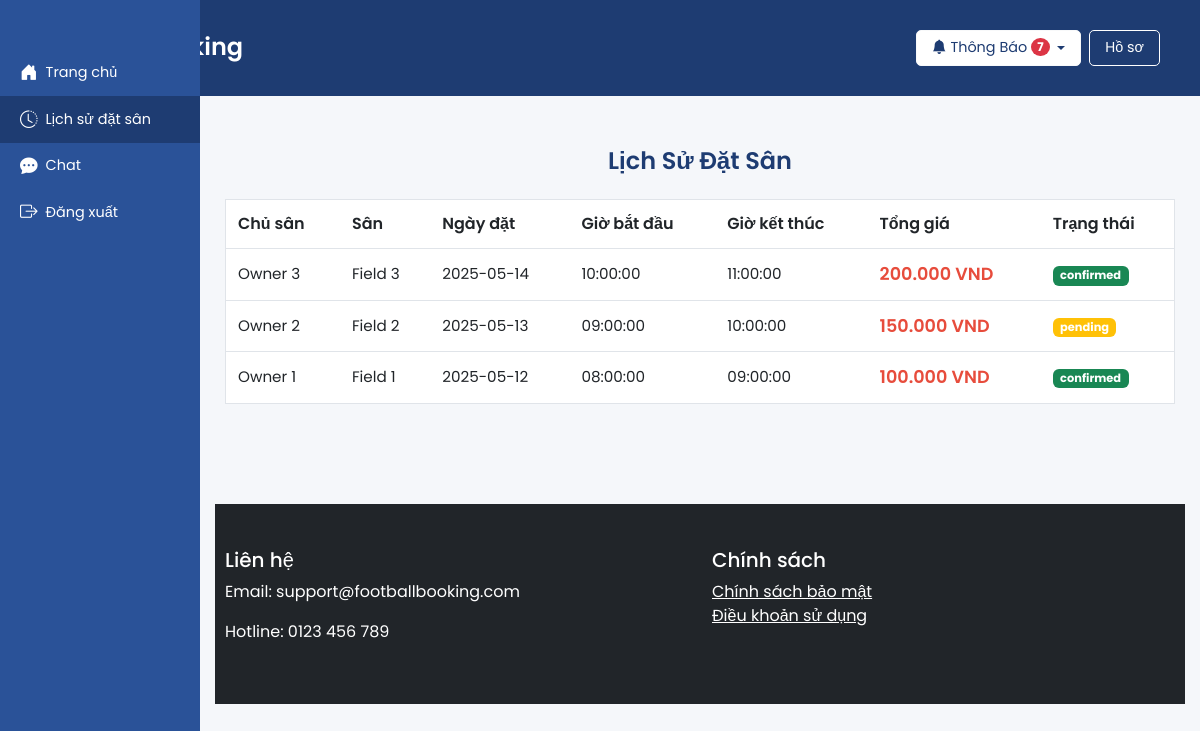
The page /history.php (signed in) on the database its author committed.
### tables this page shows
CREATE TABLE bookings (
    id INT AUTO_INCREMENT PRIMARY KEY,
    user_id INT,
    field_id INT,
    booking_date DATE NOT NULL,
    start_time TIME NOT NULL,
    end_time TIME NOT NULL,
    total_price DECIMAL(10, 2),
    status ENUM('pending', 'confirmed', 'cancelled') DEFAULT 'pending',
    created_at TIMESTAMP DEFAULT CURRENT_TIMESTAMP,
    FOREIGN KEY (user_id) REFERENCES users(id),
    FOREIGN KEY (field_id) REFERENCES fields(id)
);

CREATE TABLE users (
    id INT AUTO_INCREMENT PRIMARY KEY,
    full_name VARCHAR(255) NOT NULL,
    email VARCHAR(255) UNIQUE NOT NULL,
    phone VARCHAR(20),
    password VARCHAR(255) NOT NULL,
    account_type ENUM('customer', 'owner', 'admin') NOT NULL,
    status ENUM('pending', 'approved', 'rejected') DEFAULT 'approved',
    created_at TIMESTAMP DEFAULT CURRENT_TIMESTAMP
);

CREATE TABLE fields (
    id INT AUTO_INCREMENT PRIMARY KEY,
    owner_id INT,
    name VARCHAR(255) NOT NULL,
    address VARCHAR(255) NOT NULL,
    price_per_hour DECIMAL(10, 2) NOT NULL,
    open_time TIME,
    close_time TIME,
    image VARCHAR(255),
    status ENUM('pending', 'approved', 'rejected') DEFAULT 'pending',
    FOREIGN KEY (owner_id) REFERENCES users(id)
);

### history.php (the view, shortened to what this page needs)
<?php
require_once 'includes/config.php';
require_once 'includes/header.php';
$user_id = $_SESSION['user_id'];
$account_type = $_SESSION['account_type'];
$bookings = [];
if ($account_type === 'customer') {
    $stmt = $pdo->prepare("SELECT b.*, f.name AS field_name, u.full_name AS owner_name, f.owner_id AS owner_id
                           FROM bookings b
                           JOIN fields f ON b.field_id = f.id
                           JOIN users u ON f.owner_id = u.id
                           WHERE b.user_id = ?
                           ORDER BY b.booking_date DESC, b.start_time DESC");
    $stmt->execute([$user_id]);
    $bookings = $stmt->fetchAll(PDO::FETCH_ASSOC);
}
?>
<section class="history py-3">
    <div class="container">
        <h2 class="section-title text-center">Lịch Sử Đặt Sân</h2>
        <?php if (empty($bookings)): ?>
            <p class="text-center text-muted">Bạn chưa có lịch sử đặt sân.</p>
        <?php else: ?>
            <div class="table-responsive">
                <table class="table history-table">
                    <thead>
                        <tr>
                            <?php if ($account_type === 'owner'): ?>
                                <th>Khách hàng</th>
                            <?php else: ?>
                                <th>Chủ sân</th>
                            <?php endif; ?>
                            <th>Sân</th>
                            <th>Ngày đặt</th>
                            <th>Giờ bắt đầu</th>
                            <th>Giờ kết thúc</th>
                            <th>Tổng giá</th>
                            <th>Trạng thái</th>
                        </tr>
                    </thead>
                    <tbody>
                        <?php foreach ($bookings as $booking): ?>
                            <tr>
                                <?php if ($account_type === 'owner'): ?>
                                    <td><?php echo htmlspecialchars($booking['customer_name']); ?></td>
                                <?php else: ?>
                                    <td><?php echo htmlspecialchars($booking['owner_name']); ?></td>
                                <?php endif; ?>
                                <td><?php echo htmlspecialchars($booking['field_name']); ?></td>
                                <td><?php echo htmlspecialchars($booking['booking_date']); ?></td>
                                <td><?php echo htmlspecialchars($booking['start_time']); ?></td>
                                <td><?php echo htmlspecialchars($booking['end_time']); ?></td>
                                <td class="total-price"><?php echo number_format($booking['total_price'], 0, ',', '.') . ' VND'; ?></td>
                                <td>
                                    <span class="badge <?php echo $booking['status'] === 'pending' ? 'bg-warning' : ($booking['status'] === 'confirmed' ? 'bg-success' : ($booking['status'] === 'cancelled' ? 'bg-danger' : 'bg-secondary')); ?>">
                                        <?php echo htmlspecialchars($booking['status']); ?>
                                    </span>
                                </td>
                            </tr>
                        <?php endforeach; ?>
                    </tbody>
                </table>
            </div>
        <?php endif; ?>
    </div>
</section>
<?php require_once 'includes/footer.php'; ?>

### history.php (style rules this page uses)
.section-title { font-weight: 600; color: #1e3c72; font-size: 1.5rem; margin-bottom: 1.5rem; }
.history-table thead th { font-size: 1rem; padding: 12px; }
.history-table td { padding: 12px; font-size: 0.95rem; }
.history-table .total-price { color: #e74c3c; font-weight: 600; font-size: 1.1rem; }

### rows shown on the page
bookings: users.full_name "Owner 3", field.name "Field 3", booking_date "2025-05-14", start_time "10:00:00", end_time "11:00:00", total_price "200.000", status "confirmed"
bookings: users.full_name "Owner 2", field.name "Field 2", booking_date "2025-05-13", start_time "09:00:00", end_time "10:00:00", total_price "150.000", status "pending"
bookings: users.full_name "Owner 1", field.name "Field 1", booking_date "2025-05-12", start_time "08:00:00", end_time "09:00:00", total_price "100.000", status "confirmed"

### other values the page prints
$unread_notifications_count "7"
